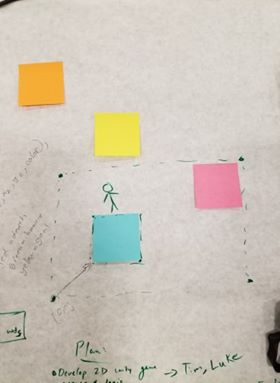
#> input picture TestingImage.jpg, 280 x 383 px
$ python boundingBox.py
#> lines starting #> are read from the running program, lines starting #| are printed output that depends on the picture; after the words box and inside, x2 and y2 are one past the last pixel; in counts of white or black regions, pixels touching at a corner belong together
# This janky goodness is proudly brought to you by the Glowfish crew at HackMIT 2019
# Tim, Zach, Luke, and Fischer have put some spice into this and we hope you enjoy it :)

import cv2 as cv
import numpy as np

filename = "TestingImage.jpg"

#define the colors of the sticky notes, formatted as BGR (not RGB!)
orange = np.array([50, 172, 244])
yellow = np.array([80, 227, 239])
pink = np.array([170, 143, 237])
blue = np.array([202, 198, 117])


def findRectangles(filename, color, lowTolerance, highTolerance):
#> called with filename = 'TestingImage.jpg', color = array of shape (3,), lowTolerance = 15, highTolerance = 15
    lower = np.full((1,3), -lowTolerance)
    upper = np.full((1,3), highTolerance)
    image = cv.imread(filename)
#> image is the input picture: shape (383, 280, 3); mean B, G, R 185, 196.7, 204.4

    lower_mask = np.add(color, lower)
    upper_mask = np.add(color, upper)
    print(lower_mask)
    print(color)
    print(upper_mask)
    shapeMask = cv.inRange(image, lower_mask, upper_mask)
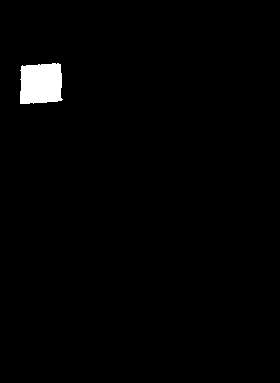
#> shapeMask: shape (383, 280); 1.5% white; 1 white region, box (x1, y1, x2, y2) and area: (20, 63, 63, 104) 1571
    return shapeMask

shapeMask = findRectangles("TestingImage.jpg", orange, 15, 15)
cv.imshow("obj shapeMask", shapeMask)
cv.waitKey(0)
